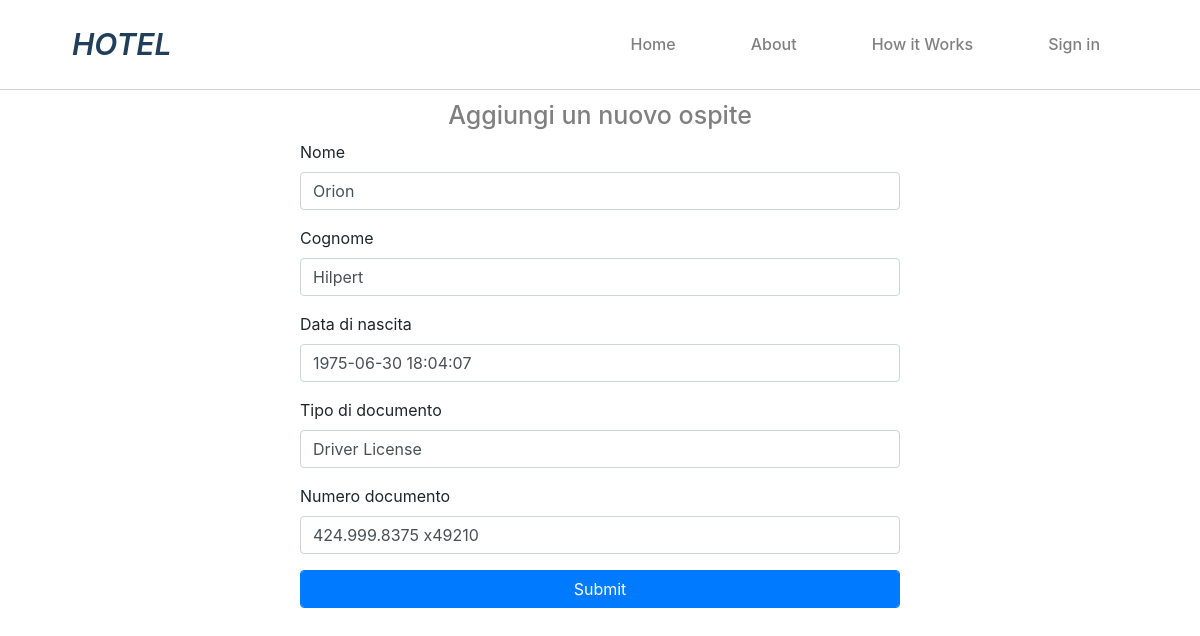
Screenshot of /update/update.php?id=33 with the database file from the repository.
### tables this page shows
CREATE TABLE `ospiti` (
  `id` int(10) UNSIGNED NOT NULL,
  `name` varchar(255) NOT NULL,
  `lastname` varchar(255) NOT NULL,
  `date_of_birth` datetime NOT NULL,
  `document_type` varchar(1024) NOT NULL,
  `document_number` varchar(1024) NOT NULL,
  `created_at` timestamp NULL DEFAULT NULL,
  `updated_at` timestamp NULL DEFAULT NULL
);

### update/database_ospiti_list_per_update.php (called while the page is built, shortened)
<?php
$conn = new mysqli($servername, $username, $password, $dbname);
$sql = 'SELECT * FROM `ospiti`;';
$result = $conn->query($sql);
if ($result->num_rows > 0) {
$ospiti = [];
  while($row = $result->fetch_assoc()) {
    $ospiti[] = $row;
  }
} else {
  echo '0 results';
}
?>

### update/update.php (the view, shortened to what this page needs)
<!DOCTYPE html>
<html lang="en" dir="ltr">
    <?php
    include 'database_ospiti_list_per_update.php';
    include '../partials/_head.php';
    include '../partials/_nav.php';
    ?>
  <body>
    <h1>Aggiungi un nuovo ospite</h1>
    <form class="form-group" method="post" action="http://localhost/php_sql_crud_hotel/update/database_update.php" style="width: 50%; margin: auto;">
      <?php
      foreach ($ospiti as $key => $value) {
        if ($value['id'] == $_GET['id']) {
          $val_nome = $value['name'];
          $val_cognome = $value['lastname'];
          $val_comple = $value['date_of_birth'];
          $val_docutype = $value['document_type'];
          $val_docunum = $value['document_number'];
        }
      }
       ?>
      <div class="form-group">
        <label for="new_name">Nome</label>
        <input type="text" class="form-control" name="new_name" placeholder="Enter name" value="<?php echo $val_nome ?>">
      </div>
      <div class="form-group">
        <label for="new_lastname">Cognome</label>
        <input type="text" class="form-control" name="new_lastname" placeholder="Lastname" value="<?php echo $val_cognome ?>">
      </div>
      <div class="form-group">
        <label for="new_birth">Data di nascita</label>
        <input type="text" class="form-control" name="new_birth" placeholder="Birth Date" value="<?php echo $val_comple ?>">
      </div>
      <div class="form-group">
        <label for="new_type_doc">Tipo di documento</label>
        <input type="text" class="form-control" name="new_type_doc" placeholder="Document Type" value="<?php echo $val_docutype ?>">
      </div>
      <div class="form-group">
        <label for="new_doc">Numero documento</label>
        <input type="text" class="form-control" name="new_doc" placeholder="Document number" value="<?php echo $val_docunum ?>">
      </div>
      <button type="submit" name="Crea" class="form-control btn btn-primary">Submit</button>
    </form>
  </body>
</html>

### rows the page displays
ospiti: new_name "Orion", new_lastname "Hilpert", new_birth "1975-06-30 18:04:07", new_type_doc "Driver License", new_doc "424.999.8375 x49210"
